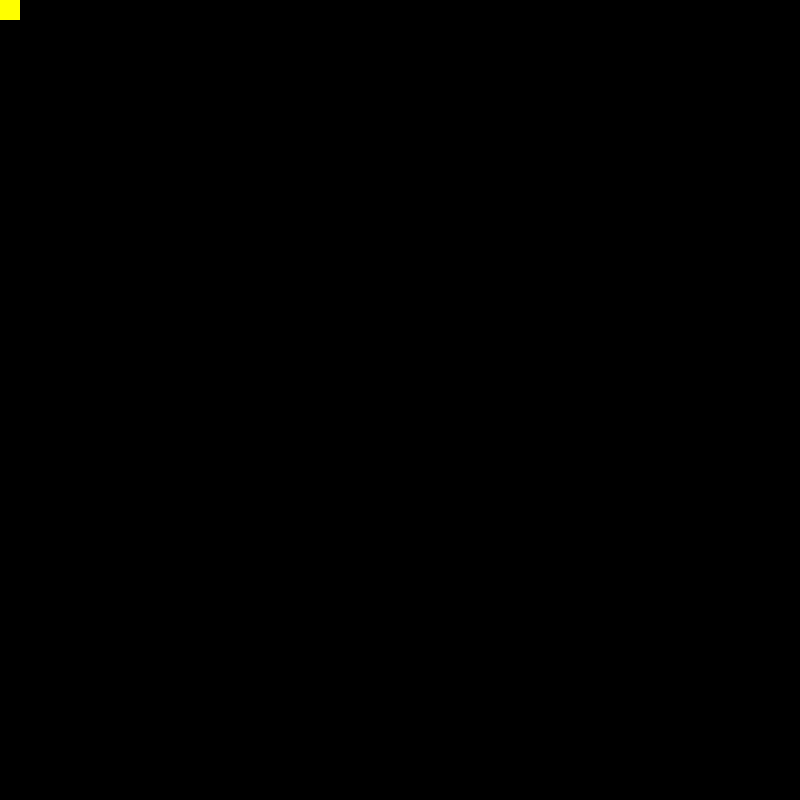
Frame 1 (no input)
Frame 60 (the mouse pressed at the canvas centre just before this capture): identical to frame 1, image omitted
Frame 120 (the mouse held since frame 60 and released just before this capture): identical to frame 1, image omitted

The Processing sketch that drew this single still picture (run headless with seeded random() and noise(); from frame 60 on, the mouse is pressed at the canvas centre):

// Processing sketch: sketch_12_6
// ── sketch_12_6.pde
int x = 0;
int y = 0;

void setup(){
size(800,800);
background(0,0,0);
keyReleased();

}

void draw(){
background(0,0,0);
vierkant();


}

void keyReleased(){
  if(keyCode == 37)
    x -= 10; 
  
   if(keyCode == 38)
    y -= 10; 
  
   if(keyCode == 39)
    x += 10; 
  
  if(keyCode == 40)
    y += 10; 
  
} 

void vierkant(){
  
 fill(255,255,0);
  noStroke();
  rect(x,y,20,20);  
}
